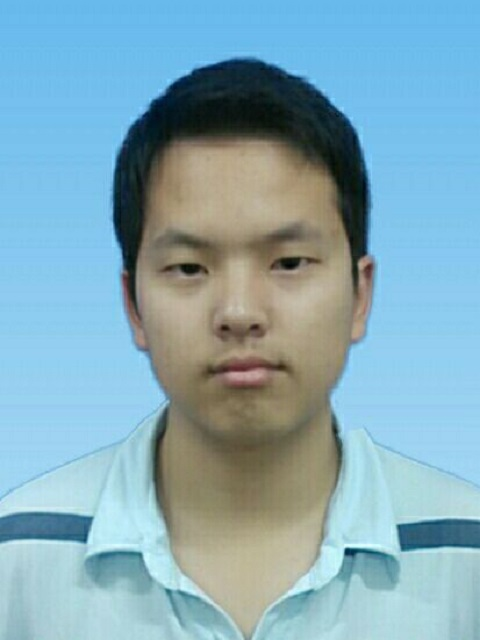
#> input picture temp/data/study_pil/alisure.jpg, 480 x 640 px
$ python -i study_pil.py   (imports and definitions only)
#> lines starting #> are read from the running program, lines starting #| are printed output that depends on the picture; after the words box and inside, x2 and y2 are one past the last pixel; in counts of white or black regions, pixels touching at a corner belong together
# http://blog.csdn.net/yjwx0018/article/details/52852067
# install
# sudo pip install pillow
import os
from PIL import Image
# ImageFilter模块包含多个预定义的图像增强过滤器,用于filter()函数。
from PIL import ImageFilter
# 对于更多高级的图像增强功能，可以使用ImageEnhance模块中的类
from PIL import ImageEnhance
# Image 和 numpy 互转
import numpy as np
# Data to gif


def image_inf(path):
    im = Image.open(path)
    print(im.format, im.size, im.mode)


def image_show(path):
    im = Image.open(path)
    im.show()


# [146 lines left out: functions thumbnail, jpg_to_png, png_to_jpg, image_crop, image_crop_paste, image_roll and 6 more, not called in this run]


def image_change_channel(path):
#> called with path = 'data/study_pil/alisure.jpg'
    f, e = os.path.splitext(path)
    out_name = f + "_change_channel" + e

    im = Image.open(path)
#> im is the input picture: PIL image 480x640 RGB; mean R, G, B 132.1, 169.9, 183.4
    channels = im.split()

    mask = channels[0].point(lambda i: i < 100 and 255)
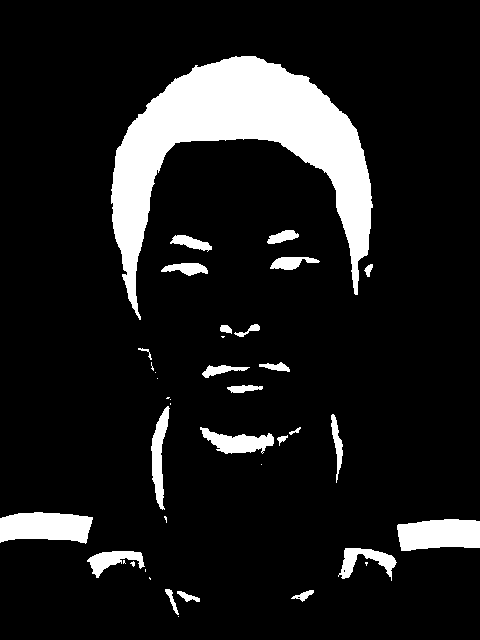
#> mask: PIL image 480x640 L; 11.4% white; 39 white regions (15 under 20 px), largest, box (x1, y1, x2, y2) and area: (111, 56, 373, 320) 23610, (0, 512, 93, 544) 2345, (397, 519, 480, 551) 2237
    out = channels[1].point(lambda i: i * 0.7)
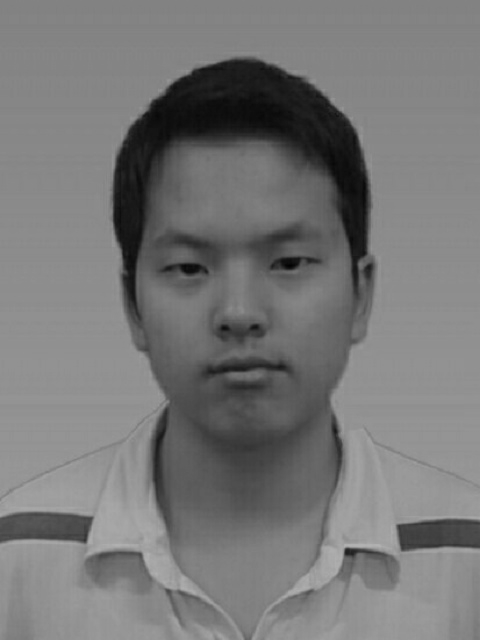
#> out: PIL image 480x640 L; min 1, max 178, mean 118.9
    channels[1].paste(out, None, mask)

    im = Image.merge(im.mode, channels)
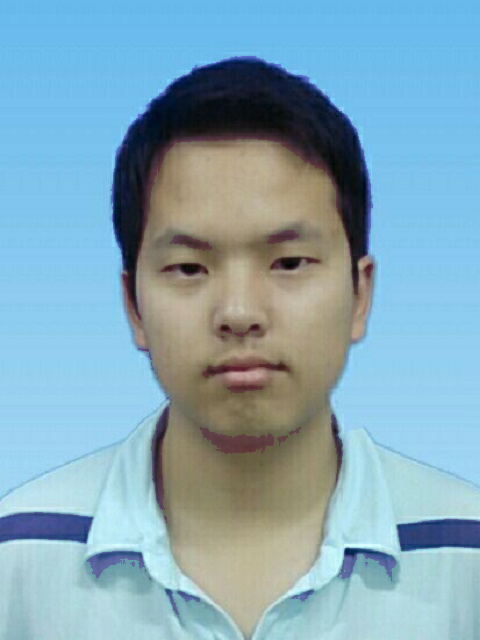
#> im: PIL image 480x640 RGB; mean R, G, B 132.1, 167.8, 183.4

    im.save(out_name)
    pass


# [44 lines left out: functions image_mask, image_enhance, image_gif, not called in this run]


# GIF序列迭代器类
class ImageSequence:
    def __init__(self, im):
        self.im = im

    # [115 lines left out: functions __getitem__, image_gif_for, image_read, image_get_data, image_name, image_one_channel and 5 more, not called in this run]

# [39 lines not run here, left out]

>>> result = image_change_channel('data/study_pil/alisure.jpg')
